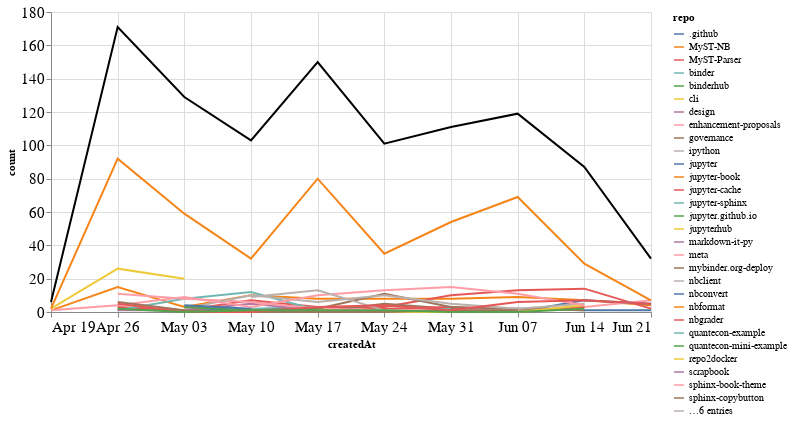

Notebook code cell kept with this figure:
### Markdown cell above
## Comments

### Code cell
comments_time = comments.groupby('repo').resample('W', on='createdAt').count()['author'].reset_index()
comments_time = comments_time.rename(columns={'author': 'count'})
comments_time_total = comments_time.groupby('createdAt').agg({"count": "sum"}).reset_index()
ch1 = alt.Chart(comments_time, width=600).mark_line().encode(
    x='createdAt',
    y='count',
    color='repo',
    tooltip="repo"
)

ch2 = alt.Chart(comments_time_total, width=600).mark_line(color="black").encode(
    x='createdAt',
    y='count',
)

ch1 + ch2

### Figure 1 — Vega-Lite specification as saved in the notebook (floating-point values rounded to 4 significant figures; data arrays with more than 128 entries replaced by an {"elided": "..."} marker saying what was removed)
{"config": {"axisLeft": {"labelFontSize": 15}, "axisBottom": {"labelFontSize": 15}}, "layer": [{"data": {"name": "data-25ca46c86b0c5e43a7c9936042989b6d"}, "mark": "line", "encoding": {"color": {"type": "nominal", "field": "repo"}, "tooltip": {"type": "nominal", "field": "repo"}, "x": {"type": "temporal", "field": "createdAt"}, "y": {"type": "quantitative", "field": "count"}}, "width": 600}, {"data": {"name": "data-3a935ea531c41b5c01d01c9163ca9595"}, "mark": {"type": "line", "color": "black"}, "encoding": {"x": {"type": "temporal", "field": "createdAt"}, "y": {"type": "quantitative", "field": "count"}}, "width": 600}], "$schema": "https://vega.github.io/schema/vega-lite/v4.8.1.json", "datasets": {"data-25ca46c86b0c5e43a7c9936042989b6d": {"elided": "158 records"}, "data-3a935ea531c41b5c01d01c9163ca9595": [{"createdAt": "2020-04-19T00:00:00", "count": 6}, {"createdAt": "2020-04-26T00:00:00", "count": 171}, {"createdAt": "2020-05-03T00:00:00", "count": 129}, {"createdAt": "2020-05-10T00:00:00", "count": 103}, {"createdAt": "2020-05-17T00:00:00", "count": 150}, {"createdAt": "2020-05-24T00:00:00", "count": 101}, {"createdAt": "2020-05-31T00:00:00", "count": 111}, {"createdAt": "2020-06-07T00:00:00", "count": 119}, {"createdAt": "2020-06-14T00:00:00", "count": 87}, {"createdAt": "2020-06-21T00:00:00", "count": 32}]}}
